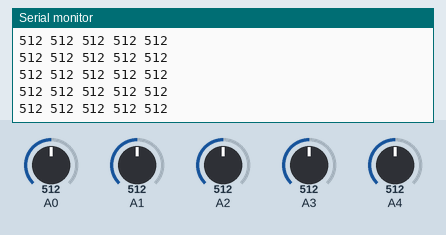
Recording of a sketch running on a simulated Arduino Uno, built with avr-gcc and run on an emulated ATmega328P. On the bench: the last lines printed to the serial monitor. Inputs (shaded band) come from the test bench; at power-on: A1 = 512, A0 = 512, A2 = 512, A3 = 512, A4 = 512.

Above: at 1.2 s.
1.3 s: A1 set to 106
At 1.9 s:
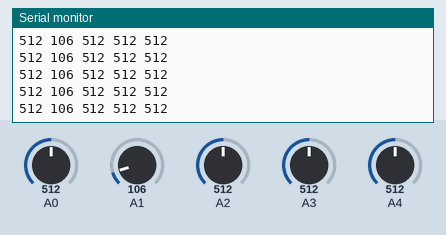
2.8 s: A1 set to 91
At 3.5 s:
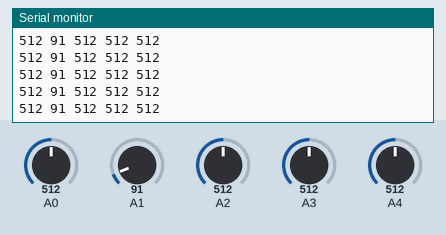
Timing chart, 0 to 5.8 s (numbered marks = the images above; inputs shaded):
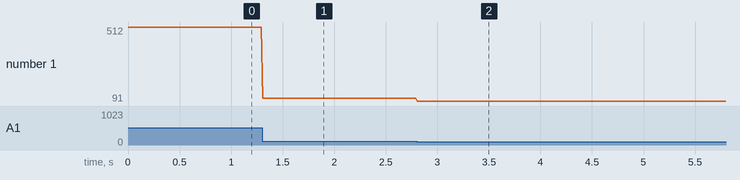

Measured:
- after the input at 1.3 s, the serial monitor: prints a new line at once (image 1)
- after the input at 2.8 s, the serial monitor: prints a new line at once (image 2)
- plotted number 1: 512 → 106 after the input at 1.3 s, 106 → 91 after the input at 2.8 s

The sketch:

analogTest.ino
```cpp
void setup() {
    pinMode(A0, INPUT);
    pinMode(A1, INPUT);
    pinMode(A2, INPUT);
    pinMode(A3, INPUT);
    pinMode(A4, INPUT);
    Serial.begin(115200);
}

void loop() {
    int x = analogRead(A0);
    int y = analogRead(A1);
    int a = analogRead(A2);
    int b = analogRead(A3);
    int c = analogRead(A4);
    Serial.print(x);
    Serial.print(" ");
    Serial.print(y);
    Serial.print(" ");
    Serial.print(a);
    Serial.print(" ");
    Serial.print(b);
    Serial.print(" ");
    Serial.println(c);
    // Serial.println(analogRead(A4));
    delay(10);
}
```
